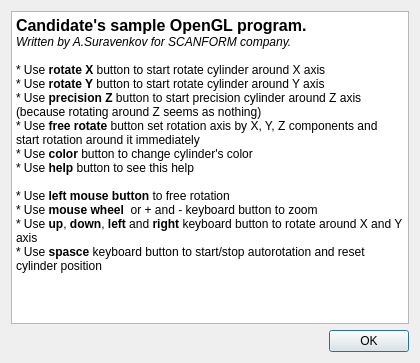
<?xml version="1.0" encoding="UTF-8"?>
<ui version="4.0">
 <class>HelpDialog</class>
 <widget class="QDialog" name="HelpDialog">
  <property name="geometry">
   <rect>
    <x>0</x>
    <y>0</y>
    <width>420</width>
    <height>363</height>
   </rect>
  </property>
  <property name="windowTitle">
   <string>Help</string>
  </property>
  <property name="modal">
   <bool>true</bool>
  </property>
  <layout class="QVBoxLayout" name="verticalLayout">
   <item>
    <widget class="QTextEdit" name="textEdit">
     <property name="documentTitle">
      <string>Help</string>
     </property>
     <property name="readOnly">
      <bool>true</bool>
     </property>
     <property name="html">
      <string>&lt;!DOCTYPE HTML PUBLIC &quot;-//W3C//DTD HTML 4.0//EN&quot; &quot;http://www.w3.org/TR/REC-html40/strict.dtd&quot;&gt;
&lt;html&gt;&lt;head&gt;&lt;meta name=&quot;qrichtext&quot; content=&quot;1&quot; /&gt;&lt;meta charset=&quot;utf-8&quot; /&gt;&lt;title&gt;Help&lt;/title&gt;&lt;style type=&quot;text/css&quot;&gt;
p, li { white-space: pre-wrap; }
&lt;/style&gt;&lt;/head&gt;&lt;body style=&quot; font-family:'Segoe UI'; font-size:9pt; font-weight:400; font-style:normal;&quot;&gt;
&lt;p style=&quot; margin-top:0px; margin-bottom:0px; margin-left:0px; margin-right:0px; -qt-block-indent:0; text-indent:0px;&quot;&gt;&lt;span style=&quot; font-size:12pt; font-weight:700;&quot;&gt;Candidate's sample OpenGL program.&lt;/span&gt;&lt;/p&gt;
&lt;p style=&quot; margin-top:0px; margin-bottom:0px; margin-left:0px; margin-right:0px; -qt-block-indent:0; text-indent:0px;&quot;&gt;&lt;span style=&quot; font-style:italic;&quot;&gt;Written by A.Suravenkov for SCANFORM company.&lt;/span&gt;&lt;/p&gt;
&lt;p style=&quot;-qt-paragraph-type:empty; margin-top:0px; margin-bottom:0px; margin-left:0px; margin-right:0px; -qt-block-indent:0; text-indent:0px; font-style:italic;&quot;&gt;&lt;br /&gt;&lt;/p&gt;
&lt;p style=&quot; margin-top:0px; margin-bottom:0px; margin-left:0px; margin-right:0px; -qt-block-indent:0; text-indent:0px;&quot;&gt;* Use &lt;span style=&quot; font-weight:700;&quot;&gt;rotate X&lt;/span&gt; button to start rotate cylinder around X axis&lt;/p&gt;
&lt;p style=&quot; margin-top:0px; margin-bottom:0px; margin-left:0px; margin-right:0px; -qt-block-indent:0; text-indent:0px;&quot;&gt;* Use &lt;span style=&quot; font-weight:700;&quot;&gt;rotate Y&lt;/span&gt; button to start rotate cylinder around Y axis&lt;/p&gt;
&lt;p style=&quot; margin-top:0px; margin-bottom:0px; margin-left:0px; margin-right:0px; -qt-block-indent:0; text-indent:0px;&quot;&gt;* Use &lt;span style=&quot; font-weight:700;&quot;&gt;precision Z&lt;/span&gt; button to start precision cylinder around Z axis (because rotating around Z seems as nothing)&lt;/p&gt;
&lt;p style=&quot; margin-top:0px; margin-bottom:0px; margin-left:0px; margin-right:0px; -qt-block-indent:0; text-indent:0px;&quot;&gt;* Use &lt;span style=&quot; font-weight:700;&quot;&gt;free rotate&lt;/span&gt; button set rotation axis by X, Y, Z components and start rotation around it immediately&lt;/p&gt;
&lt;p style=&quot; margin-top:0px; margin-bottom:0px; margin-left:0px; margin-right:0px; -qt-block-indent:0; text-indent:0px;&quot;&gt;* Use &lt;span style=&quot; font-weight:700;&quot;&gt;color&lt;/span&gt; button to change cylinder's color&lt;/p&gt;
&lt;p style=&quot; margin-top:0px; margin-bottom:0px; margin-left:0px; margin-right:0px; -qt-block-indent:0; text-indent:0px;&quot;&gt;* Use &lt;span style=&quot; font-weight:700;&quot;&gt;help&lt;/span&gt; button to see this help&lt;/p&gt;
&lt;p style=&quot;-qt-paragraph-type:empty; margin-top:0px; margin-bottom:0px; margin-left:0px; margin-right:0px; -qt-block-indent:0; text-indent:0px;&quot;&gt;&lt;br /&gt;&lt;/p&gt;
&lt;p style=&quot; margin-top:0px; margin-bottom:0px; margin-left:0px; margin-right:0px; -qt-block-indent:0; text-indent:0px;&quot;&gt;* Use &lt;span style=&quot; font-weight:700;&quot;&gt;left mouse button&lt;/span&gt; to free rotation&lt;/p&gt;
&lt;p style=&quot; margin-top:0px; margin-bottom:0px; margin-left:0px; margin-right:0px; -qt-block-indent:0; text-indent:0px;&quot;&gt;* Use &lt;span style=&quot; font-weight:700;&quot;&gt;mouse wheel&lt;/span&gt;  or + and - keyboard button to zoom&lt;/p&gt;
&lt;p style=&quot; margin-top:0px; margin-bottom:0px; margin-left:0px; margin-right:0px; -qt-block-indent:0; text-indent:0px;&quot;&gt;* Use &lt;span style=&quot; font-weight:700;&quot;&gt;up&lt;/span&gt;, &lt;span style=&quot; font-weight:700;&quot;&gt;down&lt;/span&gt;, &lt;span style=&quot; font-weight:700;&quot;&gt;left&lt;/span&gt; and &lt;span style=&quot; font-weight:700;&quot;&gt;right&lt;/span&gt; keyboard button to rotate around X and Y axis&lt;/p&gt;
&lt;p style=&quot; margin-top:0px; margin-bottom:0px; margin-left:0px; margin-right:0px; -qt-block-indent:0; text-indent:0px;&quot;&gt;* Use &lt;span style=&quot; font-weight:700;&quot;&gt;spasce&lt;/span&gt; keyboard button to start/stop autorotation and reset cylinder position&lt;/p&gt;&lt;/body&gt;&lt;/html&gt;</string>
     </property>
     <property name="textInteractionFlags">
      <set>Qt::NoTextInteraction</set>
     </property>
    </widget>
   </item>
   <item>
    <widget class="QDialogButtonBox" name="buttonBox">
     <property name="orientation">
      <enum>Qt::Horizontal</enum>
     </property>
     <property name="standardButtons">
      <set>QDialogButtonBox::Ok</set>
     </property>
    </widget>
   </item>
  </layout>
 </widget>
 <resources/>
 <connections>
  <connection>
   <sender>buttonBox</sender>
   <signal>accepted()</signal>
   <receiver>HelpDialog</receiver>
   <slot>accept()</slot>
   <hints>
    <hint type="sourcelabel">
     <x>248</x>
     <y>254</y>
    </hint>
    <hint type="destinationlabel">
     <x>157</x>
     <y>274</y>
    </hint>
   </hints>
  </connection>
  <connection>
   <sender>buttonBox</sender>
   <signal>rejected()</signal>
   <receiver>HelpDialog</receiver>
   <slot>reject()</slot>
   <hints>
    <hint type="sourcelabel">
     <x>316</x>
     <y>260</y>
    </hint>
    <hint type="destinationlabel">
     <x>286</x>
     <y>274</y>
    </hint>
   </hints>
  </connection>
 </connections>
</ui>
